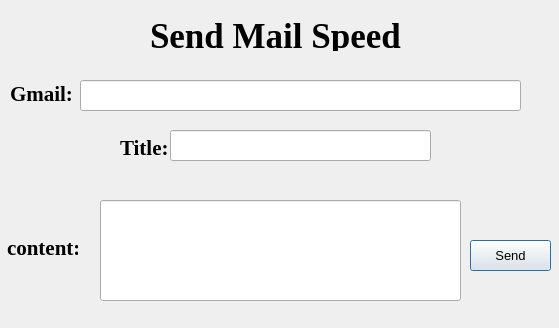
<?xml version="1.0" encoding="UTF-8"?>
<ui version="4.0">
 <class>Dialog</class>
 <widget class="QDialog" name="Dialog">
  <property name="geometry">
   <rect>
    <x>0</x>
    <y>0</y>
    <width>559</width>
    <height>328</height>
   </rect>
  </property>
  <property name="windowTitle">
   <string>Send Mail Speed</string>
  </property>
  <widget class="QLineEdit" name="Sender_Mail">
   <property name="geometry">
    <rect>
     <x>80</x>
     <y>80</y>
     <width>441</width>
     <height>31</height>
    </rect>
   </property>
  </widget>
  <widget class="QLabel" name="label">
   <property name="geometry">
    <rect>
     <x>10</x>
     <y>86</y>
     <width>71</width>
     <height>16</height>
    </rect>
   </property>
   <property name="font">
    <font>
     <family>Times New Roman</family>
     <pointsize>16</pointsize>
     <weight>75</weight>
     <bold>true</bold>
    </font>
   </property>
   <property name="text">
    <string>Gmail:</string>
   </property>
  </widget>
  <widget class="QLabel" name="label_2">
   <property name="geometry">
    <rect>
     <x>150</x>
     <y>20</y>
     <width>351</width>
     <height>31</height>
    </rect>
   </property>
   <property name="font">
    <font>
     <family>Times New Roman</family>
     <pointsize>26</pointsize>
     <weight>75</weight>
     <bold>true</bold>
    </font>
   </property>
   <property name="text">
    <string>Send Mail Speed</string>
   </property>
  </widget>
  <widget class="QLabel" name="label_3">
   <property name="geometry">
    <rect>
     <x>7</x>
     <y>240</y>
     <width>71</width>
     <height>16</height>
    </rect>
   </property>
   <property name="font">
    <font>
     <family>Times New Roman</family>
     <pointsize>16</pointsize>
     <weight>75</weight>
     <bold>true</bold>
    </font>
   </property>
   <property name="text">
    <string>content:</string>
   </property>
  </widget>
  <widget class="QLineEdit" name="Title">
   <property name="geometry">
    <rect>
     <x>170</x>
     <y>130</y>
     <width>261</width>
     <height>31</height>
    </rect>
   </property>
  </widget>
  <widget class="QLabel" name="label_4">
   <property name="geometry">
    <rect>
     <x>80</x>
     <y>140</y>
     <width>47</width>
     <height>13</height>
    </rect>
   </property>
   <property name="text">
    <string/>
   </property>
  </widget>
  <widget class="QLabel" name="label_5">
   <property name="geometry">
    <rect>
     <x>120</x>
     <y>140</y>
     <width>61</width>
     <height>16</height>
    </rect>
   </property>
   <property name="font">
    <font>
     <family>Times New Roman</family>
     <pointsize>16</pointsize>
     <weight>75</weight>
     <bold>true</bold>
    </font>
   </property>
   <property name="text">
    <string>Title:</string>
   </property>
  </widget>
  <widget class="QPushButton" name="Button_Send">
   <property name="geometry">
    <rect>
     <x>470</x>
     <y>240</y>
     <width>81</width>
     <height>31</height>
    </rect>
   </property>
   <property name="font">
    <font>
     <pointsize>10</pointsize>
    </font>
   </property>
   <property name="text">
    <string>Send</string>
   </property>
  </widget>
  <widget class="QLineEdit" name="Content">
   <property name="geometry">
    <rect>
     <x>100</x>
     <y>200</y>
     <width>361</width>
     <height>101</height>
    </rect>
   </property>
  </widget>
 </widget>
 <resources/>
 <connections/>
</ui>
